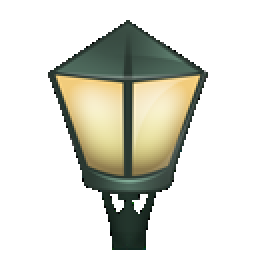
#> input picture doc_tutorials/02_core_operations/icon1.png, 128 x 128 px (shown 2 times larger)
$ python 02_bitwise_operations.py
#> lines starting #> are read from the running program, lines starting #| are printed output that depends on the picture; after the words box and inside, x2 and y2 are one past the last pixel; in counts of white or black regions, pixels touching at a corner belong together
'''
2.1 Performing arithmetic operations on images.
    Bitwise operations
'''
import cv2
import numpy as np
import matplotlib.pyplot as plt

# Bitwise operations:
# These are useful when handling non-rectangular regions
icon = cv2.imread('icon1.png')
#> icon is the input picture: shape (128, 128, 3); mean B, G, R 207, 216.4, 215.8
image = cv2.imread('test_image.png')
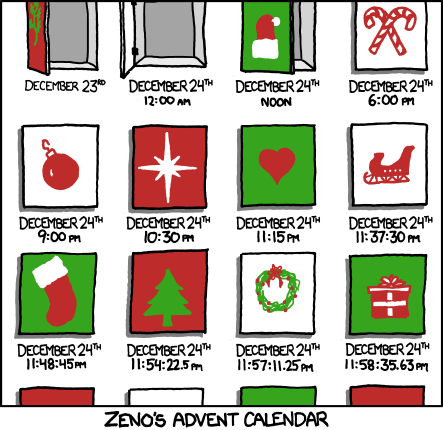
#> input picture doc_tutorials/02_core_operations/test_image.png, 443 x 430 px
#> image is the input picture: shape (430, 443, 3); mean B, G, R 173.8, 186.4, 191

# Lets put the icon in te top-right corner:
# Selecting the region of interest
rows, cols, chans = icon.shape
#> rows = 128; cols = 128; chans = 3
roi = image[0:rows, 0:cols]
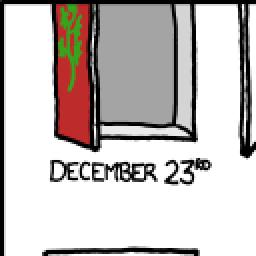
#> roi: shape (128, 128, 3) (shown 2 times larger); mean B, G, R 190.2, 192, 197.7

# Creating a mask:
# Converting to gray
icon_gray = cv2.cvtColor(icon, cv2.COLOR_BGR2GRAY)

# Creating a mask from threshold
ret, mask = cv2.threshold(icon_gray, 250, 255, cv2.THRESH_BINARY)
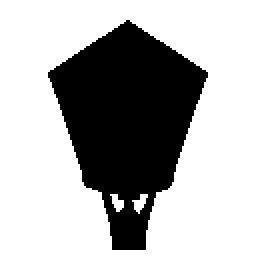
#> mask: shape (128, 128) (shown 2 times larger); 68.6% white; 1 black region, box (x1, y1, x2, y2) and area: (24, 10, 104, 125) 5151
# Inverting the mask
mask_inv = cv2.bitwise_not(mask)  # inverted mask with bitwise not

# Black-out the icon-region
image_bg = cv2.bitwise_and(roi, roi, mask=mask)
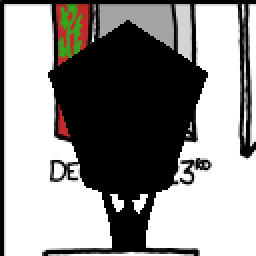
#> image_bg: shape (128, 128, 3) (shown 2 times larger); mean B, G, R 140.7, 142.2, 143.4

# Take only the icon region
icon_fg = cv2.bitwise_and(icon, icon, mask=mask_inv)
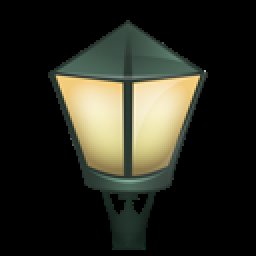
#> icon_fg: shape (128, 128, 3) (shown 2 times larger); mean B, G, R 32.2, 41.5, 41

# Put the logo in ROI and modify the main image
dst = cv2.add(image_bg, icon_fg)
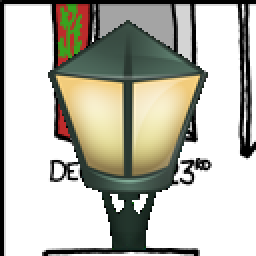
#> dst: shape (128, 128, 3) (shown 2 times larger); mean B, G, R 172.9, 183.7, 184.3
image[0:rows, 0:cols] = dst
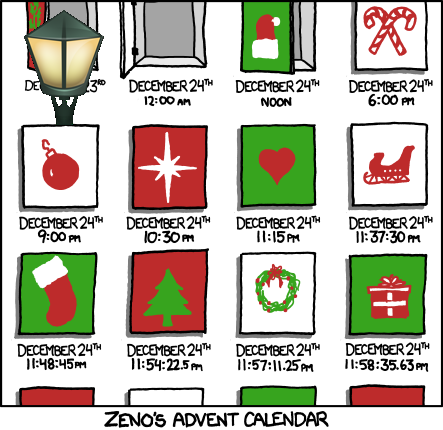
#> image: shape (430, 443, 3); 2.7% of pixels changed, all inside (x1, y1, x2, y2) = (24, 10, 104, 125)

cv2.imshow('inserted', image)
cv2.waitKey(0)
cv2.destroyAllWindows()
